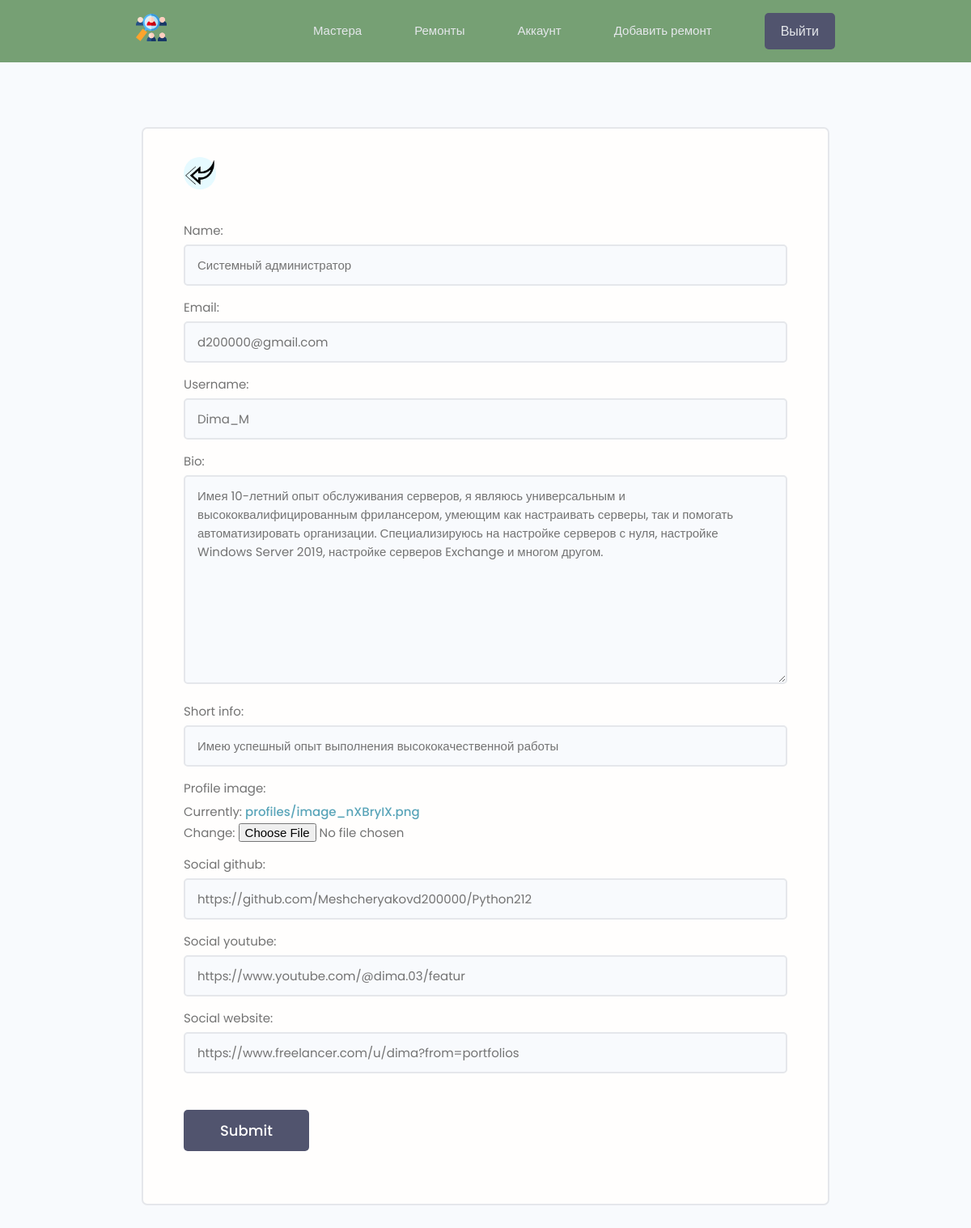
/edit-account/ (signed in), run on the app's committed database.
### users/models.py (models this page shows, shortened)
class Profile(models.Model):
    user = models.OneToOneField(User, on_delete=models.CASCADE, null=True, blank=True)
    name = models.CharField(max_length=200, blank=True, null=True)
    email = models.EmailField(max_length=200, blank=True, null=True)
    username = models.CharField(max_length=200, blank=True, null=True)
    short_info = models.CharField(max_length=200, blank=True, null=True)
    bio = models.TextField(blank=True, null=True)
    profile_image = models.ImageField(upload_to="profiles/", default="profiles/user-default.png")
    social_github = models.CharField(max_length=200, blank=True, null=True)
    social_youtube = models.CharField(max_length=200, blank=True, null=True)
    social_website = models.CharField(max_length=200, blank=True, null=True)
    created = models.DateTimeField(auto_now_add=True)

### users/views.py (the view)
# urls.py: path('edit-account/', views.edit_account, name="edit-account"),
@login_required(login_url='login')
def edit_account(request):
    profile = request.user.profile
    form = ProfileForm(instance=profile)
    if request.method == 'POST':
        form = ProfileForm(request.POST, request.FILES, instance=profile)
        if form.is_valid():
            form.save()
            return redirect('account')
    context = {'form': form}
    return render(request, 'users/profile_form.html', context)

### users/forms.py
class ProfileForm(ModelForm):
    class Meta:
        model = Profile
        fields = ['name', 'email', 'username', 'bio', 'short_info', 'profile_image',
                  'social_github', 'social_youtube', 'social_website']
    def __init__(self, *args, **kwargs):
        super().__init__(*args, **kwargs)
        for name, field in self.fields.items():
            field.widget.attrs.update({'class': 'input'})

### users/templates/users/profile_form.html (shortened to what this page needs)
{% extends 'repairs/base.html' %}
{% load static %}
{% block content %}
<main class="formPage my-xl">
    <div class="content-box">
        <div class="formWrapper">
            <a class="backButton" href="{% url 'account' %}"><img src="{% static 'images/left.png' %}" alt="left"></a>
            <br>
            <form class="form" method="POST" action="{% url 'edit-account' %}" enctype="multipart/form-data">
                {% for field in form %}
                <div class="form__field">
                    <label for="formInput#text">{{ field.label }}: </label>
                    {{ field }}
                </div>
                {% endfor %}
                <input class="btn btn--sub btn--lg  my-md" type="submit" value="Submit"/>
            </form>
        </div>
    </div>
</main>
{% endblock %}

### repairs/static/styles/app.css (style rules this page uses)
:root { --color-sub: #76a074; }
.btn--sub { background-color: var(--color-sub-light); }
img { width: 100%; }
.content-box { width: 95%; max-width: 85rem; margin: 0 auto; }
.backButton { background: var(--color-main-light); color: var(--color-main); width: 4rem; height: 4rem; display: flex; align-items: center; justify-content: center; border-radius: 50%; }
.formPage .formWrapper { list-style: none; background: var(--color-white); padding: 3.5rem 5rem; border: 2px solid var(--color-light); border-radius: 0.7rem; }

### repairs/static/uikit/styles/modules/_variables.css (style rules this page uses)
:root { --color-main: #5aa5b9; --color-main-light: #e6faff; --color-sub: #3f4156; --color-sub-light: #51546e; --color-sub-lighter: #ededfd; --color-text: #737373; --color-gray: #8b8b8b; --color-light: #e5e7eb; --color-light-gray: #767676; --color-bg: #f8fafd; --color-white: #fffefd; --color-white-light: #f3f3f3; --color-success: #359e64; --color-success-bg: #def8e8; --color-error: #fc4b0b; --color-error-bg: #fff2ee; --font-base: 'Poppins', arial, helvetica, 'Segoe UI', roboto, ubuntu, sans-serif; --font-monospace: 'Fira Code', 'Courier New', courier, monospace; --font-regular: 300; --font-medium: 500; --font-bold: 700; --generic-shadow: 1px 1px 5px #00000010; --generic-transition: all 0.3s ease-in-out; }

### repairs/static/uikit/styles/modules/_base.css (style rules this page uses)
* { margin: 0; padding: 0; box-sizing: border-box; text-rendering: optimizeLegibility; color: inherit; font-size: inherit; }
html { font-size: 50%; }
@media only screen and (min-width: 480px) { html { font-size: 56.25%; } }
@media only screen and (min-width: 1200px) { html { font-size: 62.5%; } }
body { line-height: 1.6; font-weight: 400; font-size: 1.5rem; color: var(--color-text); background-color: var(--color-bg); min-height: 100vh; }

### repairs/static/uikit/styles/modules/_typography.css (style rules this page uses)
* { font-family: var(--font-base); }
a { padding-bottom: 2px; text-decoration: none; display: inline-block; color: var(--color-main); font-weight: var(--font-medium); }

### repairs/static/uikit/styles/modules/_utilities.css (style rules this page uses)
.my-md { margin: 3rem auto; }
.my-xl { margin: 8rem auto; }

### repairs/static/uikit/styles/modules/_button.css (style rules this page uses)
.btn { display: inline-block; position: relative; cursor: pointer; background-color: var(--color-light); font-weight: var(--font-medium); color: var(--color-sub); text-decoration: none; padding: 1rem 2rem; border-radius: 0.5rem; border: none; width: -webkit-fit-content; width: -moz-fit-content; width: fit-content; height: -webkit-fit-content; height: -moz-fit-content; height: fit-content; font-size: 1.6rem; outline-width: 0; outline-color: transparent; -webkit-backface-visibility: hidden; backface-visibility: hidden; transition: all 0.3s ease-in-out; }
.btn--sub { background-color: var(--color-sub); color: var(--color-white); }
.btn--lg { font-size: 1.8rem; padding: 1.2rem 4.5rem; }

### repairs/static/uikit/styles/modules/_form.css (style rules this page uses)
.form { display: block; }
.form__field { margin-top: 1.5rem; margin-bottom: 1.5rem; }
.form__label, .form__field > label { display: block; margin-bottom: 0.5rem; color: var(--color-text); }
input.input[type='text'], input.input[type='email'], input.input[type='password'], input.input[type='number'], textarea.input { min-width: 24rem; width: 100%; padding: 1.2rem 1.5rem; border-radius: 0.5rem; border: 2px solid var(--color-light); transition: all 0.3s ease-in-out; background-color: var(--color-bg); }

### data on the page
Profile: form "Системный администратор" "d200000@gmail.com" "Dima_M" "Имея 10-летний опыт обслуживания серверов, я являюсь универсальным и высококвалифицированным фрилансером, умеющим как настраивать серверы, так и помогать автоматизировать организации. Специализируюсь на настройке серверов с нуля, настройке Windows Server 2019, настройке серверов Exchange и многом другом." "Имею успешный опыт выполнения высококачественной работы" "https://github.com/Meshcheryakovd200000/Python212" "https://www.youtube.com/@dima.03/featur" "https://www.freelancer.com/u/dima?from=portfolios"

### other printed values
{{ field.label }} "Name" "Email" "Username" "Bio" "Short info" "Profile image" "Social github" "Social youtube" "Social website"
